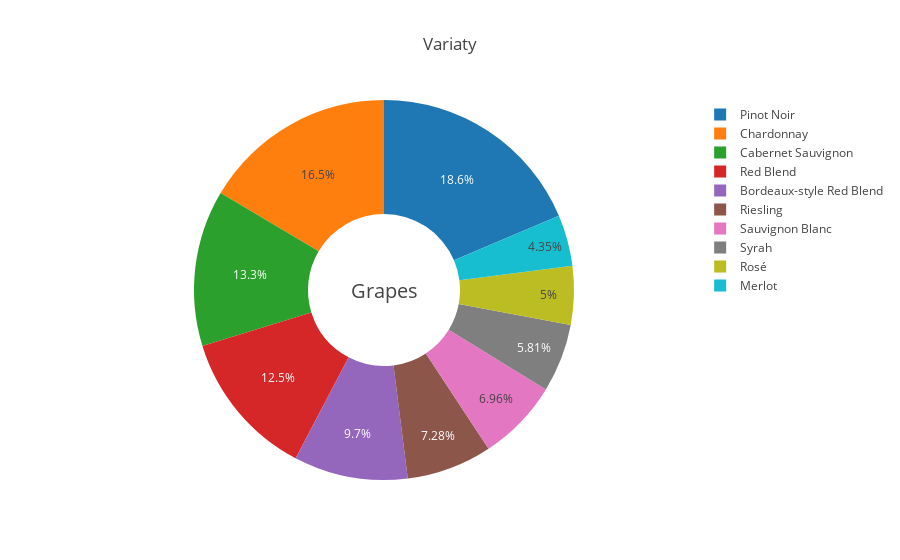

The notebook cell this image was saved under:
### Code cell
data.variety.value_counts()

fig = {
  "data": [
    {
      "values": data.variety.value_counts().values[:10],
      "labels": data.variety.value_counts().index[:10],
      "name": "Variaty",
      "hoverinfo":"label+percent+name",
      "hole": .4,
      "type": "pie"
    },
    ],
  "layout": {
        "title":"Variaty",
        "annotations": [
            {
                "font": {
                    "size": 20
                },
                "showarrow": False,
                "text": "Grapes",
                "x": 0.5,
                "y": 0.5
            },
        ]
    }
}

def configure_plotly_browser_state():
  import IPython
  display(IPython.core.display.HTML('''
        <script src="/static/components/requirejs/require.js"></script>
        <script>
          requirejs.config({
            paths: {
              base: '/static/base',
              plotly: 'https://cdn.plot.ly/plotly-latest.min.js?noext',
            },
          });
        </script>
        '''))
                                
configure_plotly_browser_state()
 

iplot(fig)

### Figure 1 — Plotly figure (JSON) as saved in the notebook; plotly's stock layout.template omitted (floating-point values rounded to 4 significant figures)
{"data": [{"name": "Variaty", "labels": ["Pinot Noir", "Chardonnay", "Cabernet Sauvignon", "Red Blend", "Bordeaux-style Red Blend", "Riesling", "Sauvignon Blanc", "Syrah", "Rosé", "Merlot"], "values": [13272, 11753, 9472, 8946, 6915, 5189, 4967, 4142, 3564, 3102], "hoverinfo": "label+percent+name", "hole": 0.4, "type": "pie", "uid": "bd85999c-ff55-43ef-afac-e48973d20460"}], "layout": {"annotations": [{"y": 0.5, "text": "Grapes", "font": {"size": 20}, "x": 0.5, "showarrow": false}], "title": {"text": "Variaty"}}}
